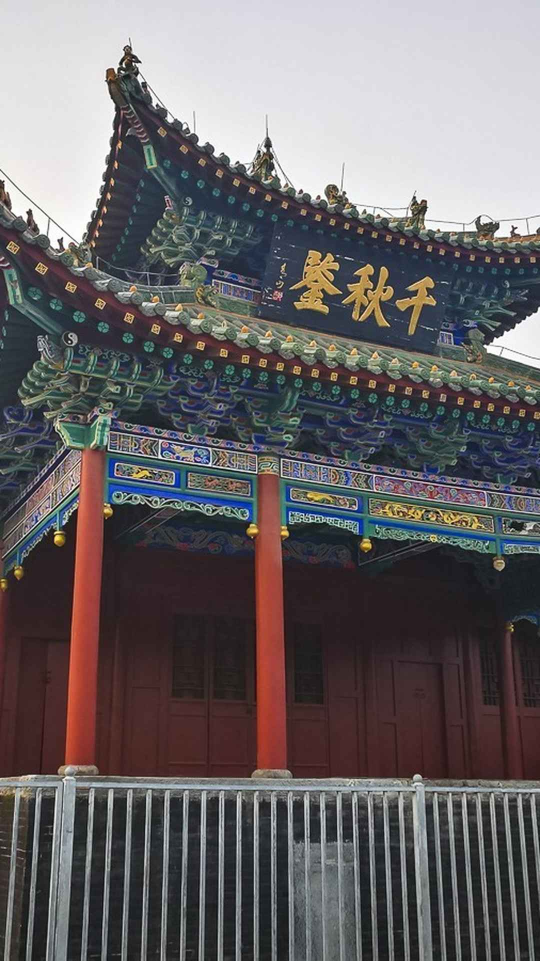
#> input picture miniprogram/packs/guanlin/01-wulou.jpg, 1080 x 1921 px (shown at 1/2 size)
$ python -i build-covers.py   (imports and definitions only)
#> lines starting #> are read from the running program, lines starting #| are printed output that depends on the picture
#> in build_cover, im is the input picture: PIL image 1080x1921 RGB; mean R, G, B 105.1, 100.4, 102.4
"""生成主包内的资源包封面缩略图。

内置资源包已拆成分包（packs/{id}），列表页不能直接引用分包内封面，
否则进入列表就会下载全部分包。这里把每个包的 cover.jpg 缩成 3:4 竖图，
输出到 web/covers/{id}.jpg，供资源包列表与欢迎页使用。

用法：
    python tools/build-covers.py
    python tools/build-covers.py --packs web/packs --out web/covers

规格：3:4 竖图，宽 600，单张 ≤80KB（超出逐步降质）。
"""

import argparse
import os

from PIL import Image

ROOT = os.path.dirname(os.path.dirname(os.path.abspath(__file__)))
DEFAULT_PACKS = os.path.join(ROOT, "web", "packs")
DEFAULT_OUT = os.path.join(ROOT, "web", "covers")

WIDTH = 600
RATIO = (3, 4)
MAX_KB = 80
QUALITY = 78


def fit_cover(im, ratio_w, ratio_h):
    """按目标比例中心裁切，避免拉伸。"""
#> called with ratio_w = 3, ratio_h = 4
    w, h = im.size
#> w = 1080; h = 1921
    target = ratio_w / ratio_h
    if w / h > target:
        nw = int(h * target)
        left = (w - nw) // 2
        return im.crop((left, 0, left + nw, h))
    nh = int(w / target)
#> nh = 1440
    top = (h - nh) // 2
#> top = 240
    return im.crop((0, top, w, top + nh))
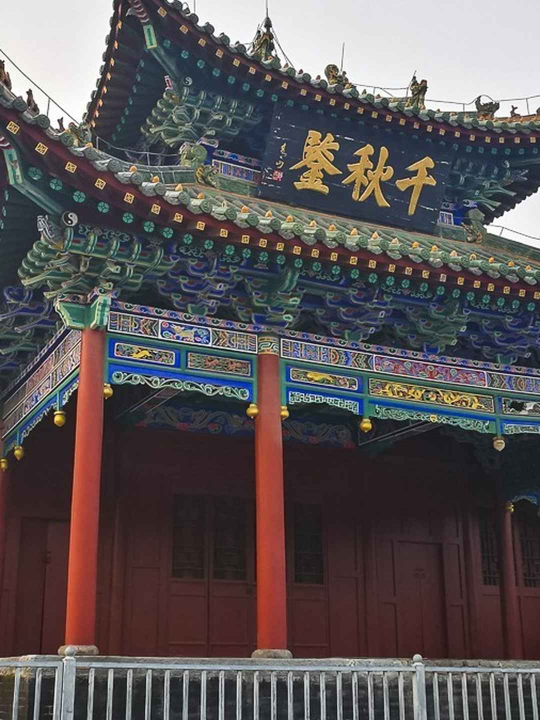
#> returned value: PIL image 1080x1440 RGB (shown at 1/2 size); mean R, G, B 91.7, 85.1, 86.7


def build_cover(src, out_path):
    im = Image.open(src).convert("RGB")
    im = fit_cover(im, *RATIO)
    height = int(round(WIDTH * RATIO[1] / RATIO[0]))
    im = im.resize((WIDTH, height), Image.LANCZOS)
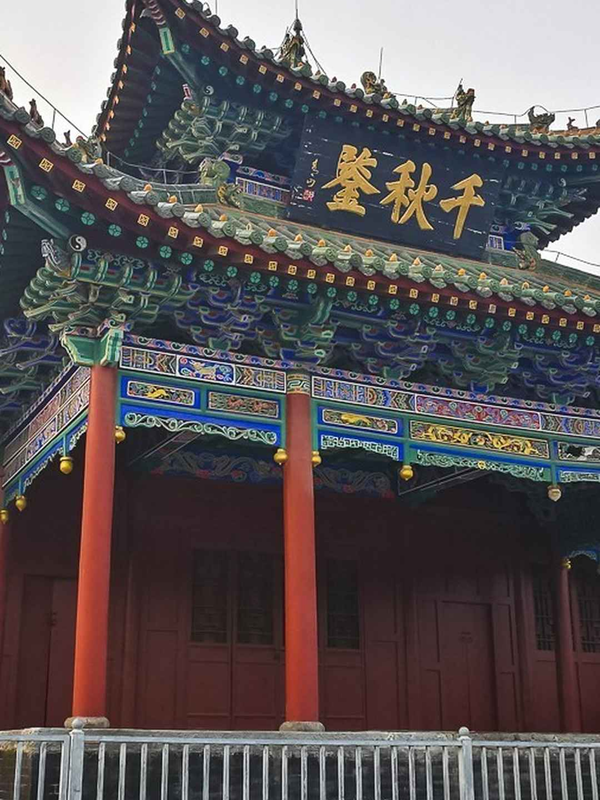
#> im: PIL image 600x800 RGB; mean R, G, B 91.7, 85.1, 86.7

    quality = QUALITY
    os.makedirs(os.path.dirname(out_path), exist_ok=True)
    im.save(out_path, "JPEG", quality=quality, optimize=True, progressive=True)
    size = os.path.getsize(out_path)
    while size > MAX_KB * 1024 and quality > 25:
        quality -= 5
        im.save(out_path, "JPEG", quality=quality, optimize=True, progressive=True)
        size = os.path.getsize(out_path)
#> after the loop, quality = 68
    return quality, size


def main():
    parser = argparse.ArgumentParser(description="内置资源包封面缩略图")
    parser.add_argument("--packs", default=DEFAULT_PACKS, help="资源包目录")
    parser.add_argument("--out", default=DEFAULT_OUT, help="缩略图输出目录")
    args = parser.parse_args()

    total = 0
    for name in sorted(os.listdir(args.packs)):
        pack_dir = os.path.join(args.packs, name)
        if not os.path.isdir(pack_dir) or not os.path.exists(os.path.join(pack_dir, "pack.json")):
            continue
        src = os.path.join(pack_dir, "cover.jpg")
        if not os.path.exists(src):
            print("[跳过] %s：缺少 cover.jpg" % name)
            continue
        target = os.path.join(args.out, name + ".jpg")
        quality, size = build_cover(src, target)
        total += size
        print("%-24s q%d %dKB" % (name, quality, size // 1024))

    print("完成：%d 张封面，合计 %dKB" % (len(os.listdir(args.out)), total // 1024))


# [2 lines not run here, left out]

>>> result = build_cover('../miniprogram/packs/guanlin/01-wulou.jpg', 'out.png')
#> result = (68, 77657)

$ run again, on miniprogram/packs/laojunshan/04-wudao-feng.jpg
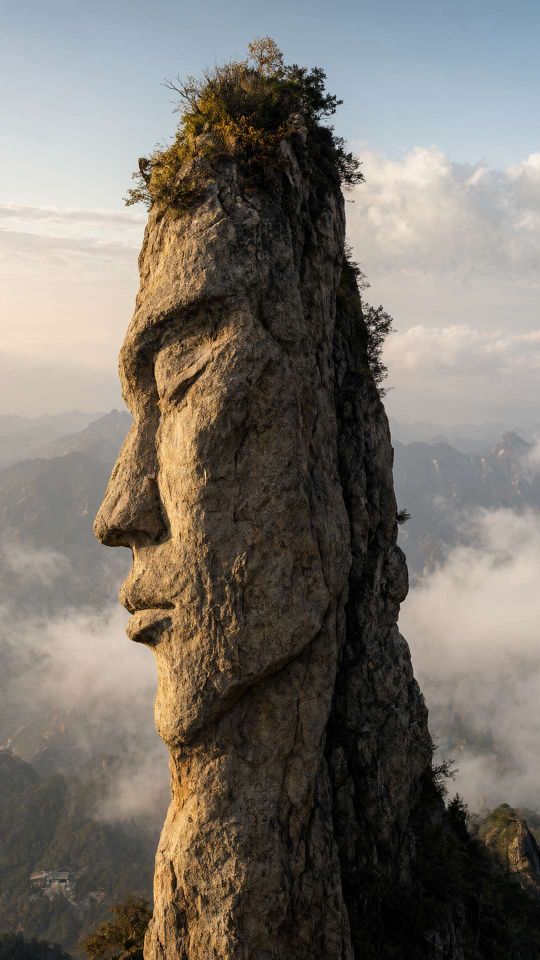
#> input picture miniprogram/packs/laojunshan/04-wudao-feng.jpg, 1080 x 1920 px (shown at 1/2 size)
#> in build_cover, im is the input picture: PIL image 1080x1920 RGB; mean R, G, B 119.4, 113.1, 105.1
#> in fit_cover, `return im.crop((0, top, w, top + nh))`:
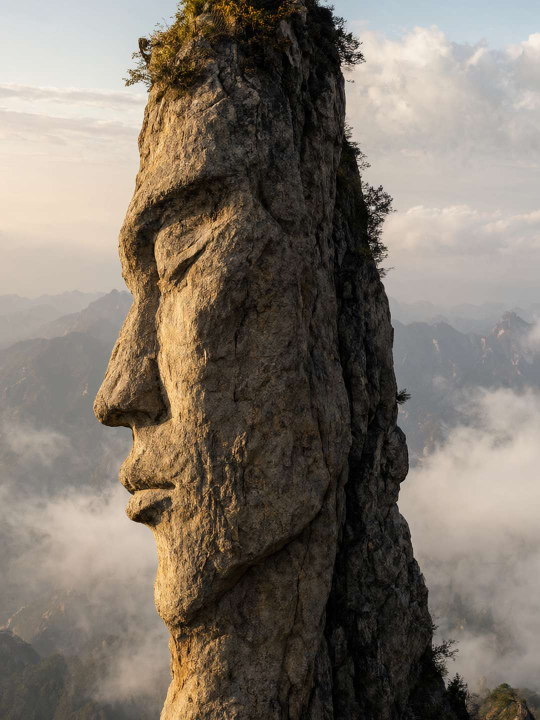
#> returned value: PIL image 1080x1440 RGB (shown at 1/2 size); mean R, G, B 125.5, 116, 105.1
#> in build_cover, `im = im.resize((WIDTH, height), Image.LANCZOS)`:
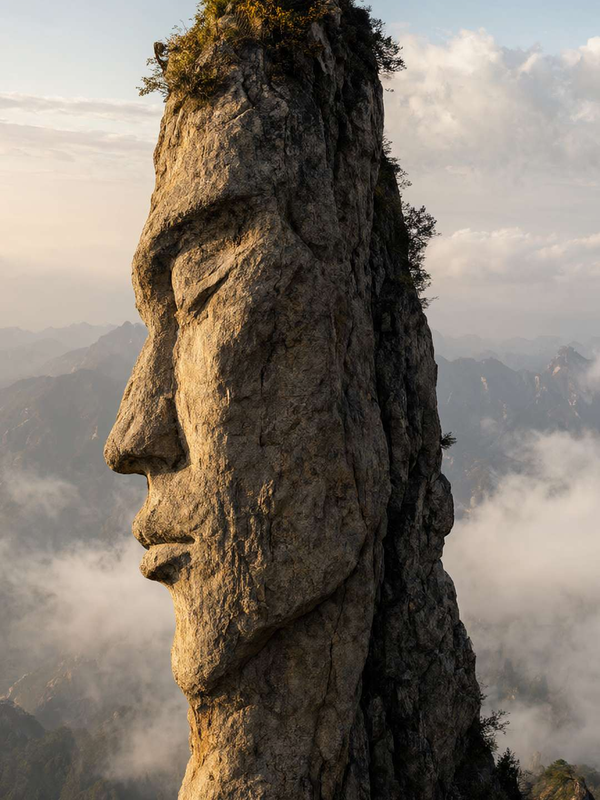
#> im: PIL image 600x800 RGB; mean R, G, B 125.5, 116, 105.1
#> after the loop in build_cover, `while size > MAX_KB * 1024 and quality > 25:`: quality = 78
#> result = (78, 76473)

$ run again, on miniprogram/packs/laojunshan/05-nantianmen.jpg
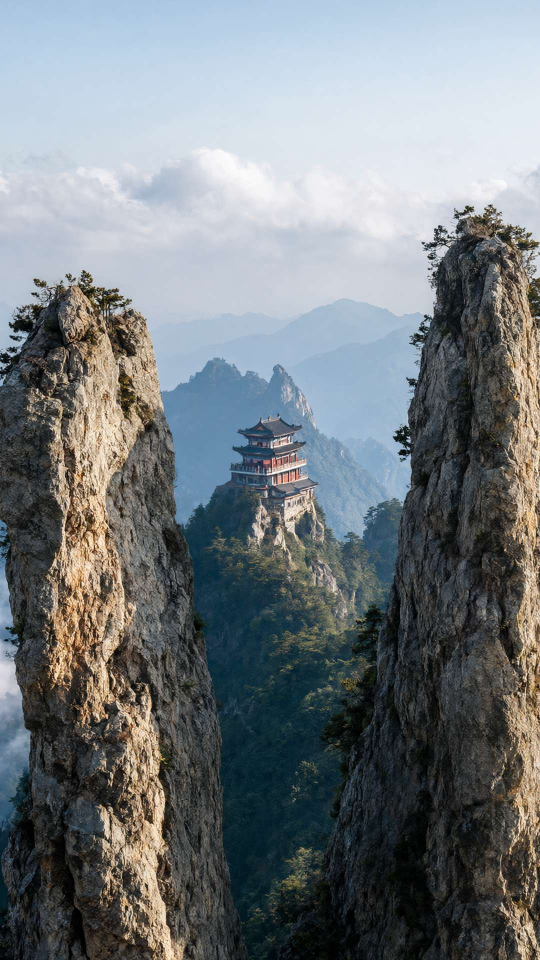
#> input picture miniprogram/packs/laojunshan/05-nantianmen.jpg, 1080 x 1920 px (shown at 1/2 size)
#> in build_cover, im is the input picture: PIL image 1080x1920 RGB; mean R, G, B 116.8, 123.1, 126.9
#> in fit_cover, `return im.crop((0, top, w, top + nh))`:
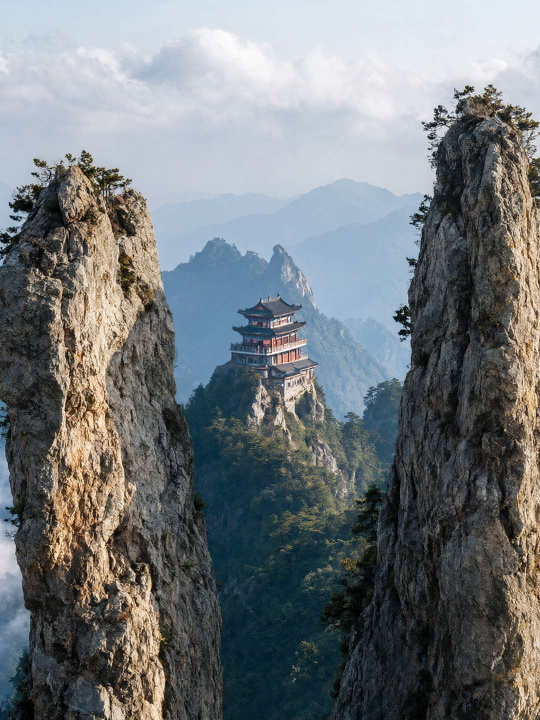
#> returned value: PIL image 1080x1440 RGB (shown at 1/2 size); mean R, G, B 114.8, 120, 122.7
#> in build_cover, `im = im.resize((WIDTH, height), Image.LANCZOS)`:
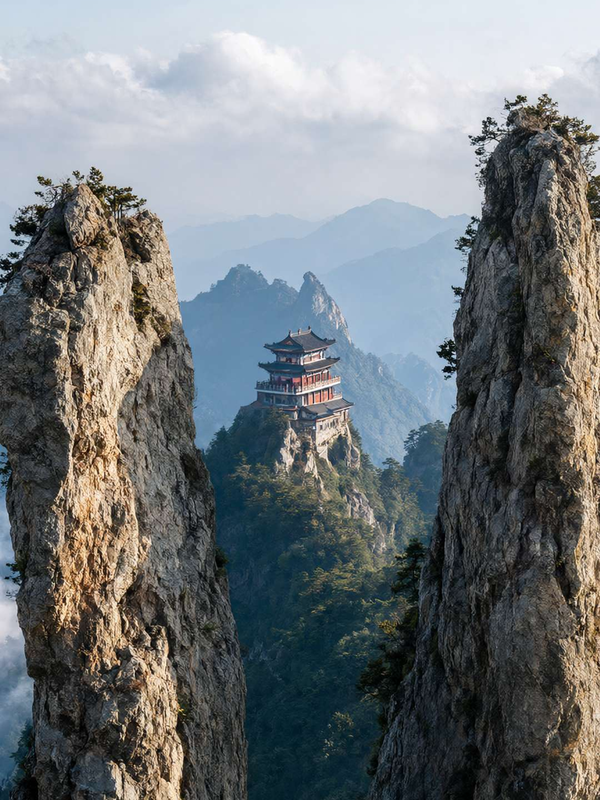
#> im: PIL image 600x800 RGB; mean R, G, B 114.8, 120, 122.7
#> after the loop in build_cover, `while size > MAX_KB * 1024 and quality > 25:`: quality = 68
#> result = (68, 80884)
